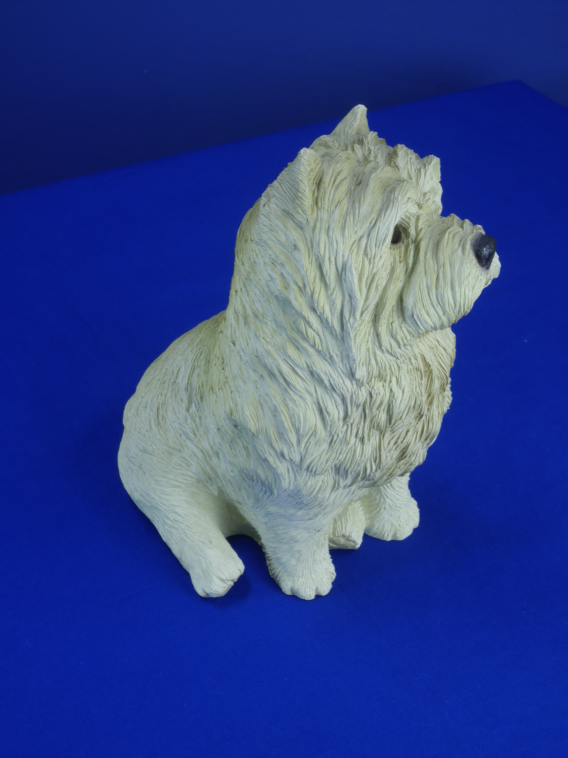
#> input picture images/im_0040.JPG, 1704 x 2272 px (shown at 1/3 size)
$ python mvslib.py
#> lines starting #> are read from the running program, lines starting #| are printed output that depends on the picture; after the words box and inside, x2 and y2 are one past the last pixel; in counts of white or black regions, pixels touching at a corner belong together; long printed decimals are rounded
import cv2 as cv
import numpy as np
import open3d as o3d

def get_matched_points(iml, imr):
    sift = cv.SIFT_create()
    kpl, desl = sift.detectAndCompute(iml, None)
    kpr, desr = sift.detectAndCompute(imr, None)

    flann = cv.FlannBasedMatcher(dict(algorithm=1, trees=5), dict(checks=50))
    matches = flann.knnMatch(desl, desr, k=2)

    ptsl, ptsr = [], []
    for m, n in matches:
        if m.distance < 0.75 * n.distance:
            ptsl.append(kpl[m.queryIdx].pt)
            ptsr.append(kpr[m.trainIdx].pt)

    return np.array(ptsl), np.array(ptsr)

def filter_matches_with_fundamental(F, pts1, pts2, threshold=1.0):
    pts1_h = np.hstack([pts1, np.ones((pts1.shape[0], 1))])  # Nx3
    pts2_h = np.hstack([pts2, np.ones((pts2.shape[0], 1))])  # Nx3

    # Compute epipolar lines for each point
    lines1 = (F.T @ pts2_h.T).T  # epilines in img1 for pts2
    lines2 = (F @ pts1_h.T).T    # epilines in img2 for pts1

    # Compute symmetric epipolar distance
    def point_line_distance(line, point):
        a, b, c = line
        x, y = point
        return abs(a*x + b*y + c) / np.sqrt(a**2 + b**2)

    distances = np.array([
        point_line_distance(lines1[i], pts1[i]) +
        point_line_distance(lines2[i], pts2[i])
        for i in range(len(pts1))
    ])

    mask = distances < threshold
    return pts1[mask], pts2[mask]

def rectify_uncalibrated(img1, img2, pts1, pts2, F):
    h, w = img1.shape[:2]
    retval, H1, H2 = cv.stereoRectifyUncalibrated(pts1, pts2, F, imgSize=(w, h))
    if not retval:
        raise ValueError("Stereo rectification failed")
    img1_rect = cv.warpPerspective(img1, H1, (w, h))
    img2_rect = cv.warpPerspective(img2, H2, (w, h))
    return img1_rect, img2_rect, H1, H2

def compute_disparity_map(imgL, imgR, num_disparities=96, block_size=5):
    stereo = cv.StereoSGBM_create(
        minDisparity=0,
        numDisparities=num_disparities,
        blockSize=block_size,
        P1=8 * 3 * block_size**2,
        P2=32 * 3 * block_size**2,
        disp12MaxDiff=1,
        uniquenessRatio=10,
        speckleWindowSize=100,
        speckleRange=32
    )

    disparity = stereo.compute(imgL, imgR).astype(np.float32) / 16.0
    return disparity

def get_dense_corr_from_disp(disp):
    h, w = disp.shape
    correspondences = []
    for y in range(h):
        for x in range(w):
            d = disp[y, x]
            if d > 0 and (x - d) >= 0:
                xR = x - d
                correspondences.append(((x, y), (xR, y)))

    return np.array(correspondences)

def triangulate_dense_points(Pl, Pr, correspondences):
    ptsL = np.array([pt1 for pt1, _ in correspondences], dtype=np.float32).T
    ptsR = np.array([pt2 for _, pt2 in correspondences], dtype=np.float32).T

    points_4d = cv.triangulatePoints(Pl, Pr, ptsL, ptsR)
    points_3d = (points_4d[:3] / points_4d[3]).T
    return points_3d

def get_projection_matrices(F, K, ptsl, ptsr):
    E = K.T @ F @ K

    ptsl_norm = cv.undistortPoints(ptsl.reshape(-1, 1, 2), K, None)
    ptsr_norm = cv.undistortPoints(ptsr.reshape(-1, 1, 2), K, None)

    _, R, t, _ = cv.recoverPose(E, ptsl_norm, ptsr_norm)

    Pl = K @ np.hstack((np.eye(3), np.zeros((3, 1))))
    Pr = K @ np.hstack((R, t))

    return [Pl, Pr]

def get_extrinsics(F, K, ptsl, ptsr):
    E = K.T @ F @ K

    ptsl_norm = cv.undistortPoints(ptsl.reshape(-1, 1, 2), K, None)
    ptsr_norm = cv.undistortPoints(ptsr.reshape(-1, 1, 2), K, None)

    _, R, t, _ = cv.recoverPose(E, ptsl_norm, ptsr_norm)

    return [R, t]

def draw_matches(img1, img2, pts1, pts2, max_display=50):
    # Convert to color if needed
    if len(img1.shape) == 2:
        img1 = cv.cvtColor(img1, cv.COLOR_GRAY2BGR)
    if len(img2.shape) == 2:
        img2 = cv.cvtColor(img2, cv.COLOR_GRAY2BGR)

    # Stack images side-by-side
    h = max(img1.shape[0], img2.shape[0])
    w = img1.shape[1] + img2.shape[1]
    vis = np.zeros((h, w, 3), dtype=np.uint8)
    vis[:img1.shape[0], :img1.shape[1]] = img1
    vis[:img2.shape[0], img1.shape[1]:] = img2

    offset = img1.shape[1]

    # Shuffle and select a subset for display
    indices = np.random.choice(len(pts1), min(max_display, len(pts1)), replace=False)

    for i in indices:
        pt1 = tuple(np.round(pts1[i]).astype(int))
        pt2 = tuple(np.round(pts2[i]).astype(int))
        pt2_offset = (pt2[0] + offset, pt2[1])

        color = tuple(np.random.randint(0, 255, 3).tolist())
        cv.circle(vis, pt1, 4, color, -1)
        cv.circle(vis, pt2_offset, 4, color, -1)
        cv.line(vis, pt1, pt2_offset, color, 1)

    return vis

def compute_fundamental(ptsl, ptsr):
    F, _ = cv.findFundamentalMat(ptsl, ptsr, cv.FM_RANSAC)
    return F

def show_pointcloud(points3D, points2D, image):
    colors = []
    h, w = image.shape[:2]
    for x, y in points2D:
        x, y = int(round(x)), int(round(y))
        if 0 <= x < w and 0 <= y < h:
            colors.append(image[y, x][::-1] / 255.0)  # BGR to RGB
        else:
            colors.append([1.0, 1.0, 1.0])

    pcd = o3d.geometry.PointCloud()
    pcd.points = o3d.utility.Vector3dVector(points3D)
    pcd.colors = o3d.utility.Vector3dVector(np.array(colors))
    o3d.visualization.draw_geometries([pcd])

def remove_outliers(points3D, points2D, threshold=2.0):
    centroid = np.mean(points3D, axis=0)
    distances = np.linalg.norm(points3D - centroid, axis=1)
    std_dev = np.std(distances)
    mask = distances < threshold * std_dev
    return [points3D[mask], points2D[mask]]

if __name__ == "__main__":
    iml = cv.imread("images/im_0040.JPG", cv.IMREAD_COLOR)
#> iml is the input picture: shape (2272, 1704, 3); mean B, G, R 139.7, 64.5, 45.5
    iml = cv.resize(iml, (0,0), fx=0.5, fy=0.5)
#> iml: shape (1136, 852, 3)
    imr = cv.imread("images/im_0041.JPG", cv.IMREAD_COLOR)
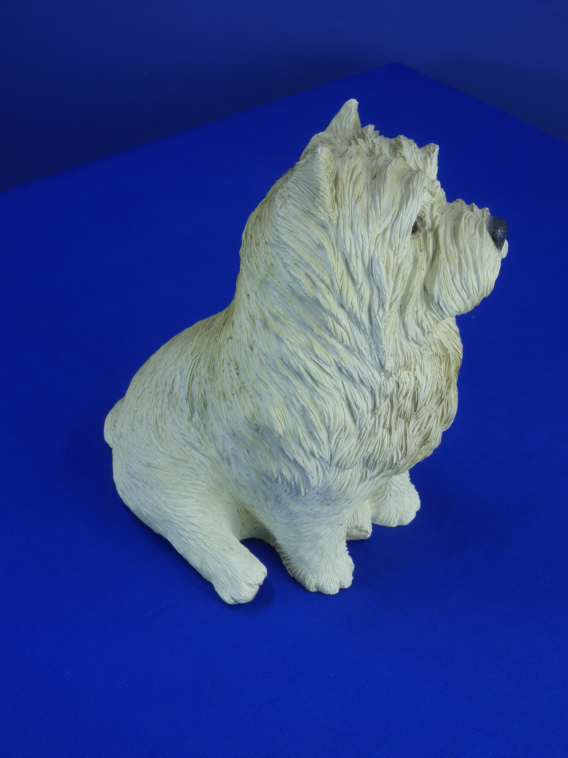
#> input picture images/im_0041.JPG, 1704 x 2272 px (shown at 1/3 size)
#> imr is the input picture: shape (2272, 1704, 3); mean B, G, R 141.3, 66.3, 47.2
    imr = cv.resize(imr, (0,0), fx=0.5, fy=0.5)
#> imr: shape (1136, 852, 3)

    IMG_WIDTH = 1704
    IMG_HEIGHT = 2272
    FOCAL_LEN = 34 #in mm
    SENSOR_WIDTH = 13
    SENSOR_HEIGHT = 17.3

    #Intrinsic matrix K
    K = np.matrix([
            [FOCAL_LEN*(IMG_WIDTH/SENSOR_WIDTH), 0, IMG_WIDTH/2],
            [0, FOCAL_LEN*(IMG_HEIGHT/SENSOR_HEIGHT), IMG_HEIGHT/2],
            [0, 0, 1]
            ], dtype=np.float64)

    pl, pr = get_matched_points(iml, imr)
#> in get_matched_points, `kpl, desl = sift.detectAndCompute(iml, None)`: kpl = 1309 keypoints; strongest (x, y, size): (322, 854, 49.2), (744, 395, 11.3), (464, 863, 49.4), (601, 775, 41.9)
#> in get_matched_points, `kpr, desr = sift.detectAndCompute(imr, None)`: kpr = 1322 keypoints; strongest (x, y, size): (359, 866, 47.2), (496, 856, 46.4), (391, 817, 30.6), (759, 366, 5.6)
#> in get_matched_points, `matches = flann.knnMatch(desl, desr, k=2)`: matches = 1309 matches
#> after the loop in get_matched_points, `for m, n in matches:`: ptsl = 358 pairs, first value 171.5 to 750.9, second value 164.6 to 900.7; ptsr = 358 pairs, first value 201.5 to 764.1, second value 150 to 900.8
#> pl has the same summary as ptsl in get_matched_points; pr has the same summary as ptsr in get_matched_points
    F = compute_fundamental(pl, pr)
#> in compute_fundamental, `F, _ = cv.findFundamentalMat(ptsl, ptsr, cv.FM_RANSAC)`: F = [[5.22e-07, -5.27e-06, 0.0023], [4.06e-06, 3.88e-07, -0.0277], [-0.00471, 0.0278, 1]]
    pl, pr = filter_matches_with_fundamental(F, pl, pr)
#> in filter_matches_with_fundamental, `pts1_h = np.hstack([pts1, np.ones((pts1.shape[0], 1))])`: pts1_h = 358 rows, first 8: [171.5, 646.3, 1], [203.7, 754.1, 1], [246.4, 808, 1], [279.5, 584, 1], [281.5, 614.2, 1], [284.8, 603, 1], [298.6, 580.9, 1], [310.5, 891.2, 1]
#> in filter_matches_with_fundamental, `pts2_h = np.hstack([pts2, np.ones((pts2.shape[0], 1))])`: pts2_h = 358 rows, first 8: [532.2, 860.3, 1], [201.5, 768.9, 1], [269.3, 826.9, 1], [280.6, 598.1, 1], [285.2, 628.1, 1], [288, 617.2, 1], [302.4, 593.3, 1], [352.7, 900.8, 1]
#> in filter_matches_with_fundamental, `lines1 = (F.T @ pts2_h.T).T`: lines1 = 358 rows, first 8: [-0.000941, 0.0253, -21.59], [-0.00148, 0.027, -19.82], [-0.00121, 0.0267, -21.27], [-0.00214, 0.0265, -14.91], [-0.00201, 0.0265, -15.73], [-0.00205, 0.0265, -15.42], [-0.00214, 0.0264, -14.73], [-0.00087, 0.0263, -23.13]
#> in filter_matches_with_fundamental, `lines2 = (F @ pts1_h.T).T`: lines2 = 358 rows, first 8: [-0.00102, -0.0267, 18.16], [-0.00157, -0.0266, 21], [-0.00183, -0.0264, 22.3], [-0.000633, -0.0263, 15.92], [-0.00079, -0.0263, 16.75], [-0.00073, -0.0263, 16.42], [-0.000606, -0.0262, 15.74], [-0.00223, -0.0261, 24.31]
#> in point_line_distance, `a, b, c = line`: a = -0.000941; b = 0.0253; c = -21.59
#> in point_line_distance, `x, y = point`: x = 171.5; y = 646.3
#> in filter_matches_with_fundamental, `distances = np.array([ point_line_distance(lines1[i], pts1[i]) + point..`: distances = 358 values, max 1509.5 at index 8, min 6.67e-14 at index 4, mean 24.75
#> pl = 175 pairs, first value 246.4 to 695, second value 164.6 to 888.5; pr = 175 pairs, first value 269.3 to 721.2, second value 154.8 to 882.3

    Prl, Prr = get_projection_matrices(F, K, pl, pr)
#> in get_projection_matrices, `E = K.T @ F @ K`: E = [[10.37, -104.8, -14.44], [80.71, 7.74, -106.2], [1.53, 106, -1.22]]
#> in get_projection_matrices, `ptsl_norm = cv.undistortPoints(ptsl.reshape(-1, 1, 2), K, None)`: ptsl_norm = 175 rows, first 8: [-0.136, -0.0735], [-0.128, -0.124], [-0.128, -0.117], [-0.119, -0.132], [-0.113, -0.139], [-0.111, -0.0855], [-0.109, -0.166], [-0.0933, -0.1]
#> in get_projection_matrices, `ptsr_norm = cv.undistortPoints(ptsr.reshape(-1, 1, 2), K, None)`: ptsr_norm = 175 rows, first 8: [-0.131, -0.0692], [-0.128, -0.12], [-0.127, -0.114], [-0.116, -0.13], [-0.108, -0.137], [-0.106, -0.0843], [-0.105, -0.165], [-0.0832, -0.101]
#> in get_projection_matrices, `_, R, t, _ = cv.recoverPose(E, ptsl_norm, ptsr_norm)`: R = [[0.984, 0.117, -0.132], [-0.119, 0.993, -0.00697], [0.13, 0.0226, 0.991]]; t = [0.704, -0.104, 0.703]
#> in get_projection_matrices, `Pr = K @ np.hstack((R, t))`: Pr = [[4497.5, 542.1, 257.4, 3734.6], [-384.9, 4458.9, 1094.9, 335.4], [0.13, 0.0226, 0.991, 0.703]]
#> Prl = [[4456.6, 0, 852, 0], [0, 4465.2, 1136, 0], [0, 0, 1, 0]]; Prr has the same summary as Pr in get_projection_matrices
    imgL, imgR, _, _ = rectify_uncalibrated(iml, imr, pl, pr, F)
#> in rectify_uncalibrated, `retval, H1, H2 = cv.stereoRectifyUncalibrated(pts1, pts2, F, imgSize=(..`: retval = True; H1 = [[-0.0268, -0.000345, -1.35], [0.0049, -0.0279, -2.13], [4.44e-06, 3.17e-07, -0.0302]]; H2 = [[0.913, -0.017, 46.85], [-0.0976, 1, 40.45], [-0.000205, 3.81e-06, 1.08]]
#> in rectify_uncalibrated, `img1_rect = cv.warpPerspective(img1, H1, (w, h))`:
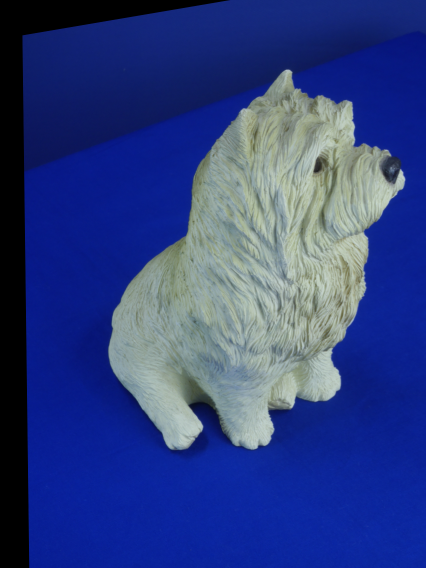
#> img1_rect: shape (1136, 852, 3) (shown at 1/2 size); mean B, G, R 129.7, 64, 46.7
#> in rectify_uncalibrated, `img2_rect = cv.warpPerspective(img2, H2, (w, h))`:
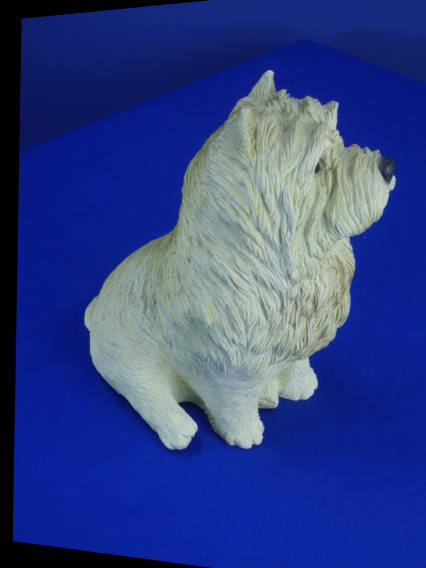
#> img2_rect: shape (1136, 852, 3) (shown at 1/2 size); mean B, G, R 133.7, 65.7, 48
    disp = compute_disparity_map(imgL, imgR)
#> in compute_disparity_map, `disparity = stereo.compute(imgL, imgR).astype(np.float32) / 16.0`:
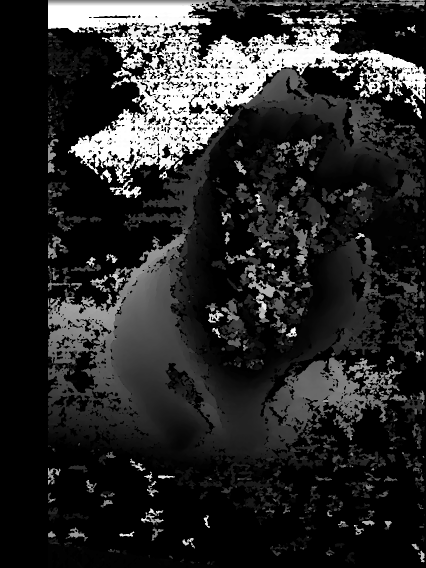
#> disparity: shape (1136, 852) float32 (shown at 1/2 size); min -1, max 95, mean 14.7; drawn with min black and max white
    dense = get_dense_corr_from_disp(disp)
#> after the loop in get_dense_corr_from_disp, `for y in range(h):`: correspondences = 399710 items
    point3d = triangulate_dense_points(Prl, Prr, dense)
    R, t = get_extrinsics(F, K, pl, pr)
#> in get_extrinsics, `_, R, t, _ = cv.recoverPose(E, ptsl_norm, ptsr_norm)`: t = [0.704, -0.104, 0.703]
#> t = [0.704, -0.104, 0.703]
    print(R)
#| [[ 0.9843  0.1173 -0.1317]
#|  [-0.1193  0.9928 -0.006972]
#|  [ 0.13  0.02258  0.9913]]
    print(t)
#| [[ 0.7036]
#|  [-0.1037]
#|  [ 0.703]]
    show_pointcloud(point3d, np.array([pt1 for pt1, _ in dense], dtype=np.float32), iml)
#> after the loop in show_pointcloud, `for x, y in points2D:`: colors = 399710 items

    cv.imshow("Matches", draw_matches(iml, imr, pl, pr))
#> in draw_matches, `vis[:img1.shape[0], :img1.shape[1]] = img1`:
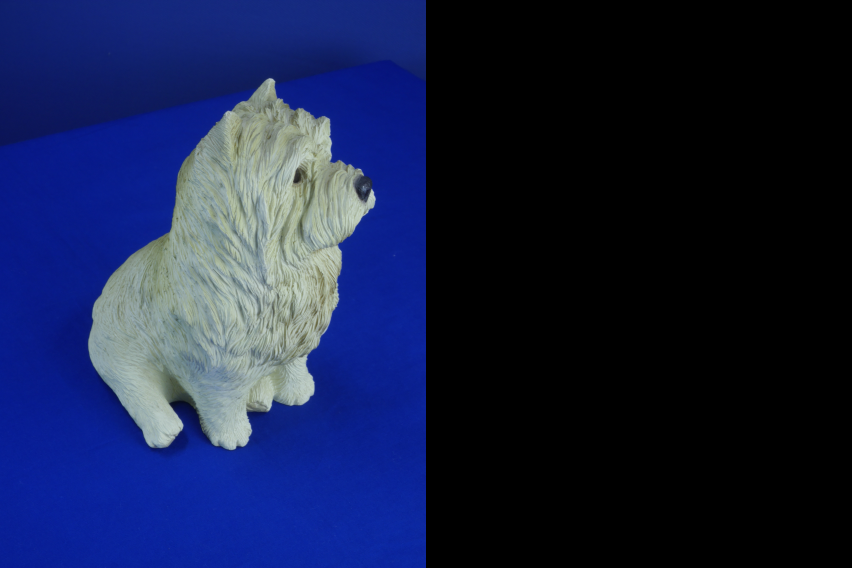
#> vis: shape (1136, 1704, 3) (shown at 1/2 size); mean B, G, R 69.9, 32.3, 22.8
#> in draw_matches, `vis[:img2.shape[0], img1.shape[1]:] = img2`:
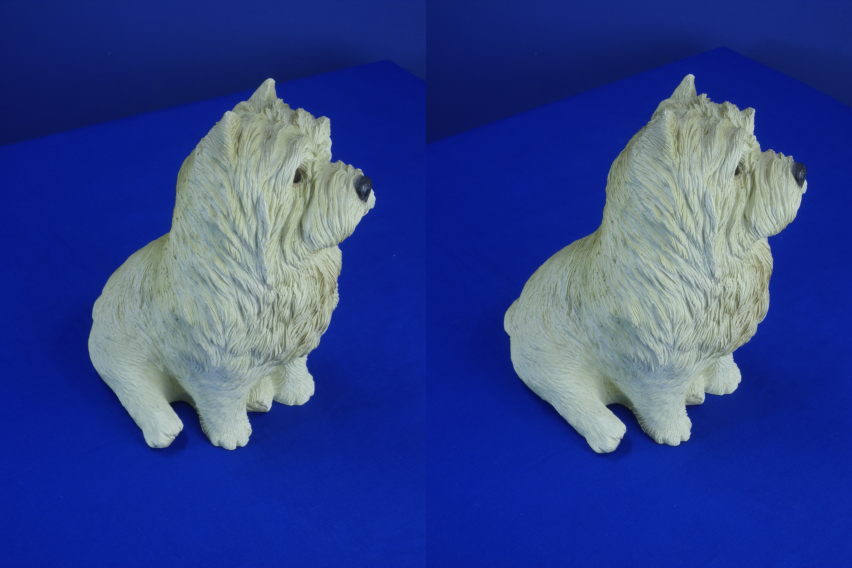
#> vis: shape (1136, 1704, 3) (shown at 1/2 size); mean B, G, R 140.6, 65.5, 46.5
#> in draw_matches, `indices = np.random.choice(len(pts1), min(max_display, len(pts1)), rep..`: indices = 50 values, max 171 at index 39, min 4 at index 22, mean 85.24
#> the loop in draw_matches, `for i in indices:` made 50 passes
#> (i, pt1, pt2, pt2_offset, color) on passes 1, 2, 3, 4, 5, 6, 8, 9, 10, 11, 12: (54, (514, 384), (554, 376), (1406, 376), (251, 251, 121)), (153, (617, 546), (647, 525), (1499, 525), (70, 213, 31)), (63, (527, 632), (568, 619), (1420, 619), (13, 71, 184)), (55, (516, 481), (559, 471), (1411, 471), (152, 79, 41)), (122, (587, 586), (624, 567), (1476, 567), (18, 40, 182)), (101, (564, 705), (603, 687), (1455, 687), (207, 11, 166)), (157, (625, 310), (644, 292), (1496, 292), (129, 223, 118)), (130, (597, 657), (633, 636), (1485, 636), (44, 216, 125)), (89, (555, 539), (595, 524), (1447, 524), (24, 67, 210)), (139, (603, 663), (637, 642), (1489, 642), (239, 3, 234)), (144, (605, 588), (640, 568), (1492, 568), (204, 230, 35))
#> (pt1, pt2, pt2_offset, color) on passes 7, 18: ((436, 689), (481, 686), (1333, 686), (111, 93, 249)), ((463, 375), (500, 372), (1352, 372), (156, 111, 232))
#> after the loop in draw_matches, `for i in indices:`:
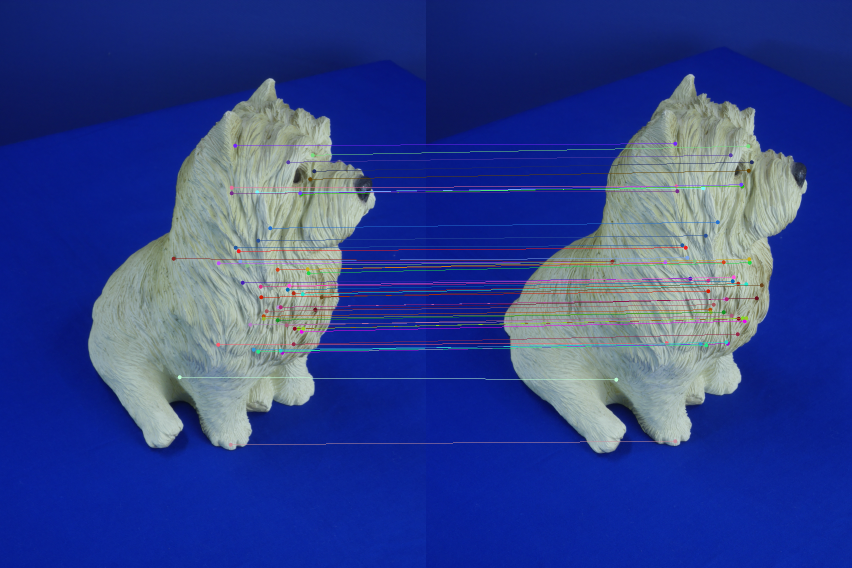
#> vis: shape (1136, 1704, 3) (shown at 1/2 size); 2.3% of pixels changed, all inside (x1, y1, x2, y2) = (343, 283, 1528, 894)
    cv.waitKey(0)
    cv.destroyAllWindows()
